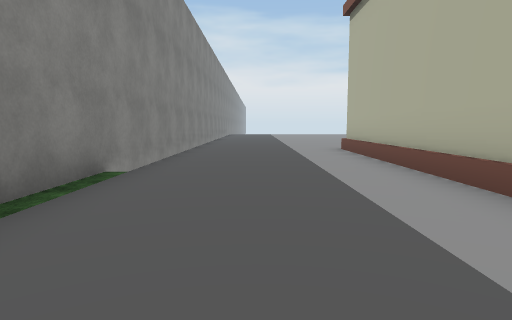
[1] (above)

20 first-person views from a walk through a scene from a Unity 3-D project. The camera is 1.2 m above the floor, tilts 6° down and sees 75° across. The floor is counted in squares, 2 m on a side. Each view is taken from the middle of a square. On the plan, view 1 faces up. The plan holds only what a view shows up to about 10 squares ahead; the rest is blank. The place goes on beyond the plan. The player character is not drawn. Some animated figures are left out. Some surface patterns are stand-ins.

[2]
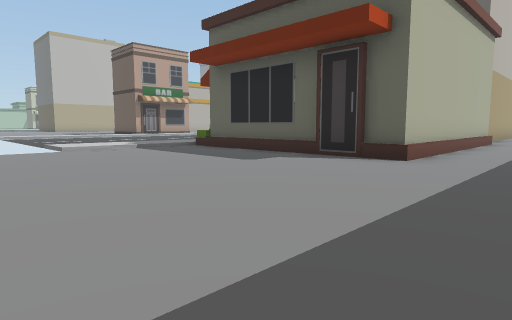

[3]
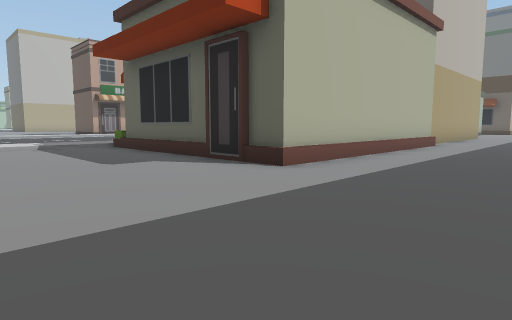

[4]
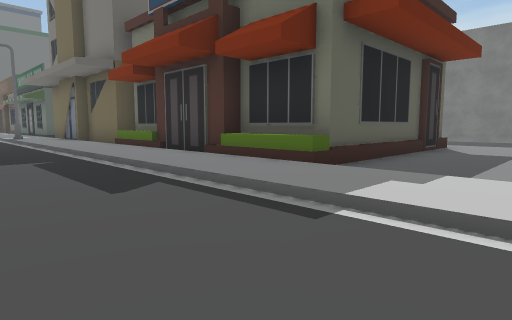

[5]
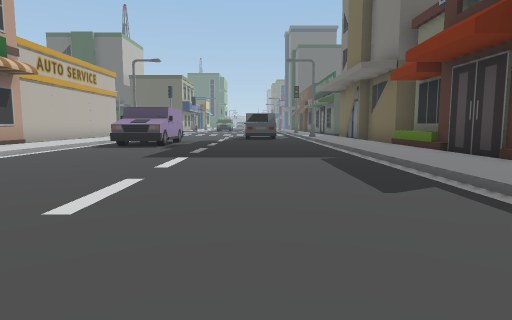

[6]
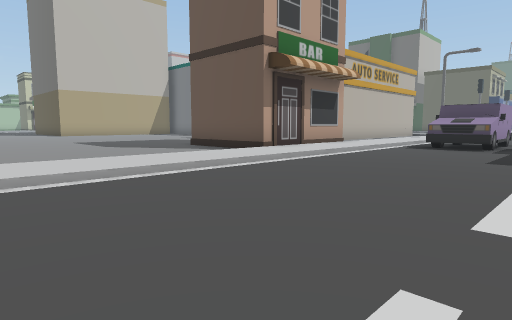

[7]
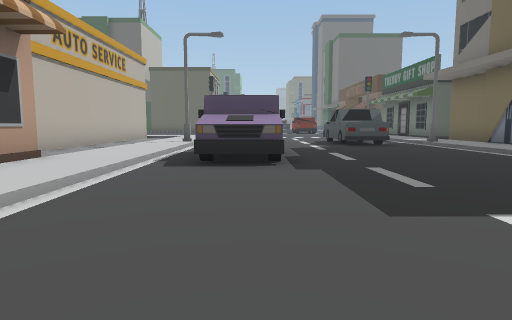

[8]
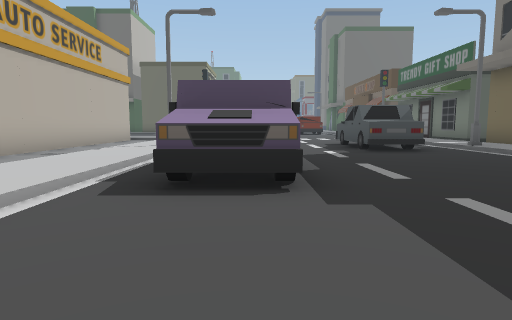

[9]
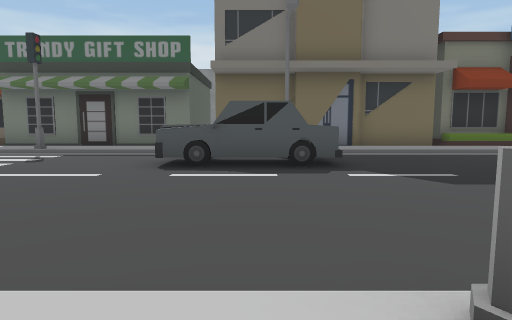

[10]
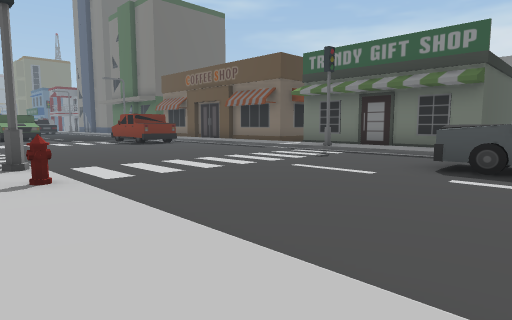

[11]
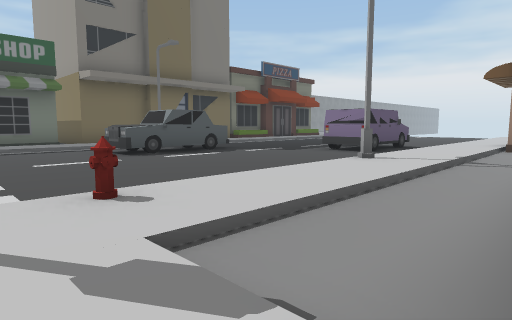

[12]
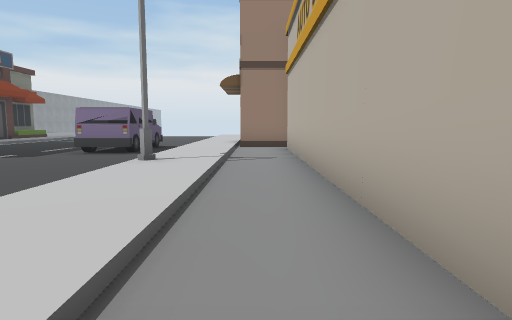

[13]
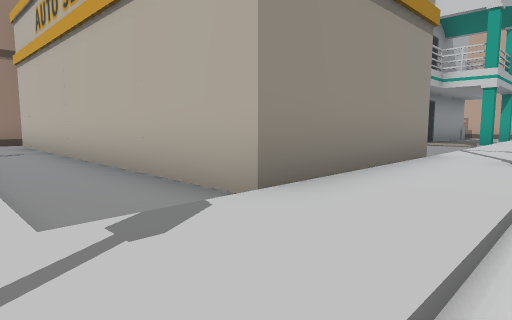

[14]
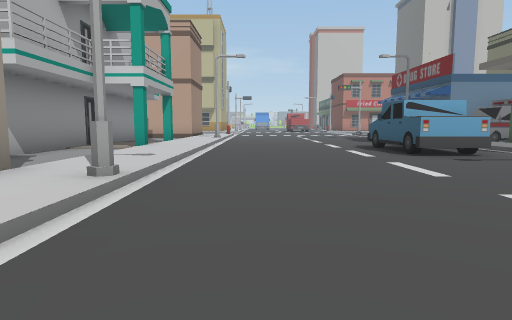

[15]
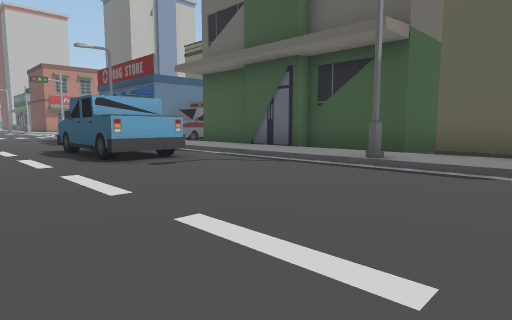

[16]
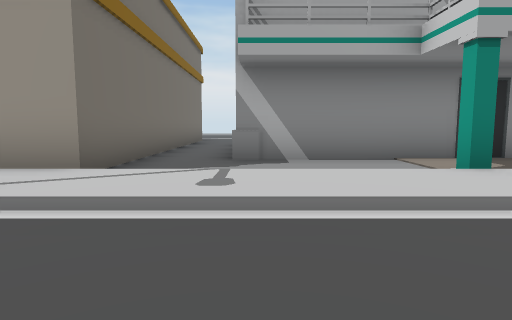

[17]
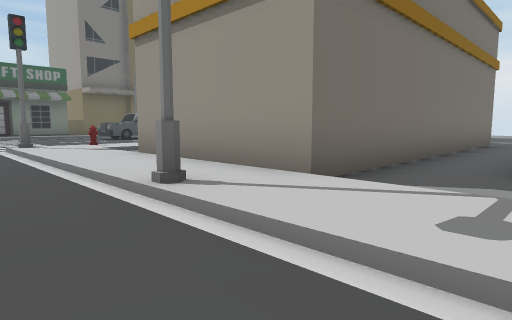

[18]
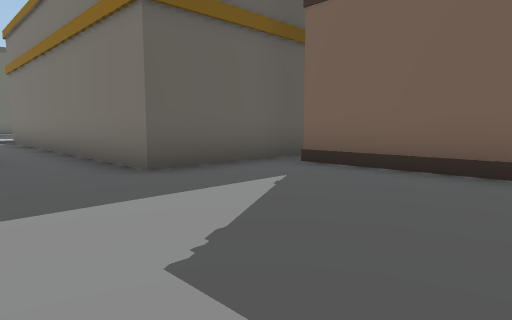

[19]
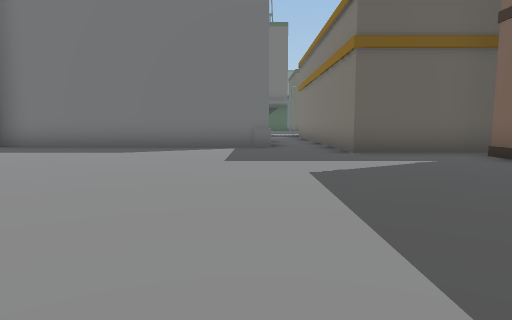

[20]
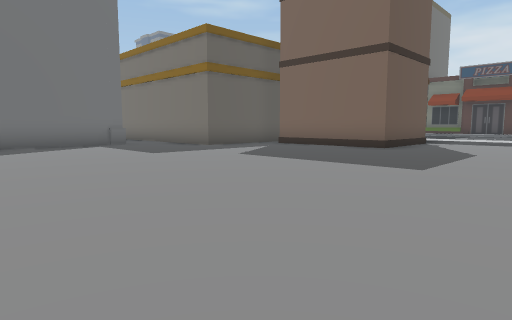

### Floor plan
Key: @ floor where view 1 was taken; # wall or solid block; . main floor; : floor 0.25 m higher than the main floor; / step, stairs or slope; B building; S streetlight; C car; H hydrant; T truck; O other object.
Columns run from 2 left of view 1 to 30 right of it. Each row starts with its distance up from view 1.
 14   .....
 13   .........
 12  ..........
 11  ..........:/....../
 10 #..........:/....../:.....
  9 #..........:/....../:............
  8 #.../BBBBBB:/....../:............
  7 #.../B    B:/....../:............
  6 #.../B    B:/....../:............
  5 #.../B    B:/....../:###.........
  4 #.../B    B:/....../:###........
  3 #.../B    B:/....../:###.........
  2  .../B    B:/....OO/:###.........
  1  ....B   BB:/....OO/:.BBBBB......
  0   @       B:/....OO/:.B   B......
 -1           B:/....OO/:.B   B.#####
 -2           B:/....../:.B   B.
 -3           B:S.C....S:.B   B.
 -4           B:/CC..../:.B   B.
 -5           B:/.C..../:.B   B.
 -6         ###:/....../:.B   B.#####
 -7           #:/....../:.B   B......
 -8           #:/......H:/BBBBB////#/
 -9           #:#......::::::S:::::::
-10           #:/....................
-11           #: .......  ...........
-12               ......   ..........
-13                .....   ..........
-14                 ....   ......T.T.
-15                  ..    ......TT
-16                        .........
-17                         :S::::::
-18                         /////////
-19                         ##BBBBBBB
-20                           B

Where each view was taken, in squares from view 1:
view 1: 0 up, 0 right, facing up
view 2: 14 up, 0 right, facing down-right
view 3: 12 up, 1 left, facing down-right
view 4: 11 up, 12 right, facing down-left
view 5: 11 up, 12 right, facing down
view 6: 11 up, 13 right, facing down-right
view 7: 7 up, 15 right, facing down
view 8: 5 up, 15 right, facing down
view 9: 4 down, 18 right, facing left
view 10: 4 down, 18 right, facing down-left
view 11: 9 down, 20 right, facing up-left
view 12: 9 down, 19 right, facing up
view 13: 10 down, 18 right, facing up-right
view 14: 11 down, 20 right, facing right
view 15: 12 down, 21 right, facing down-right
view 16: 12 down, 26 right, facing up
view 17: 11 down, 26 right, facing up-left
view 18: 5 up, 26 right, facing down-left
view 19: 8 up, 26 right, facing down
view 20: 9 up, 30 right, facing down-left
